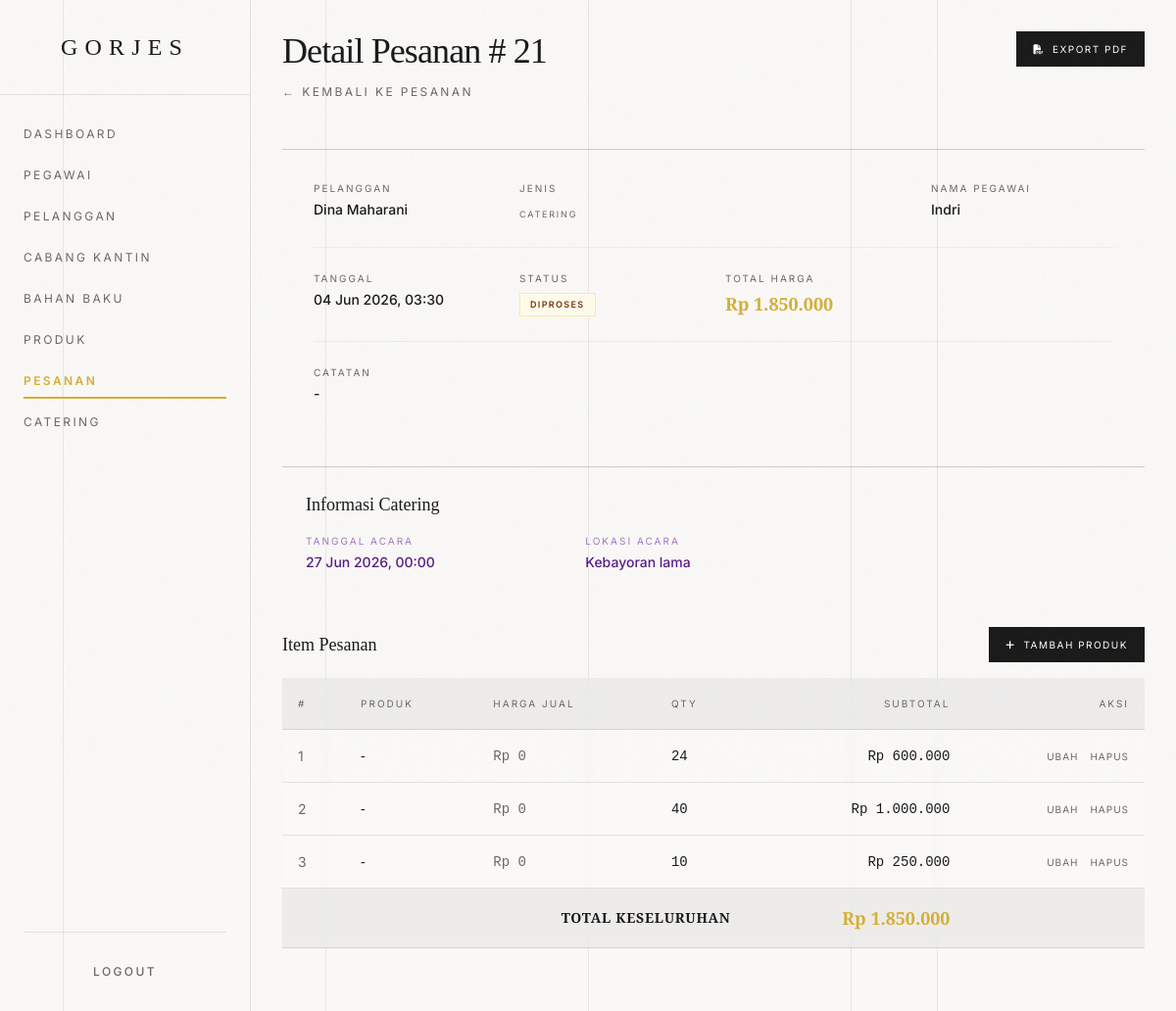
/dashboard/detail_pesanan/detail_pesananlihat.php?id=21 (signed in), run on the app's committed database.
### tables this page shows
create table pesanan
(
    id_pesanan       int auto_increment
        primary key,
    tanggal_pesanan  datetime                    not null,
    status_pesanan   varchar(50)                 not null,
    total_harga      decimal(12, 2) default 0.00 null,
    jenis_pesanan    enum ('Kantin', 'Catering') not null,
    id_pelanggan     int                         not null,
    id_pegawai       int                         not null,
    id_cabang_kantin int                         null,
    id_catering      int                         null,
    catatan          text                        null,
    constraint fk_pesanan_cabang
        foreign key (id_cabang_kantin) references cabang_kantin (id_cabang_kantin)
            on update cascade on delete set null,
    constraint fk_pesanan_catering
        foreign key (id_catering) references catering (id_catering)
            on update cascade on delete set null,
    constraint fk_pesanan_pegawai
        foreign key (id_pegawai) references pegawai (id_pegawai)
            on update cascade,
    constraint fk_pesanan_pelanggan
        foreign key (id_pelanggan) references pelanggan (id_pelanggan)
            on update cascade
);

create table pelanggan
(
    id_pelanggan     int auto_increment
        primary key,
    nama_pelanggan   varchar(100) not null,
    no_telp          varchar(20)  null,
    alamat_pelanggan text         null
);

create table pegawai
(
    id_pegawai   int auto_increment
        primary key,
    nama_pegawai varchar(100) not null,
    jabatan      varchar(50)  null,
    password     varchar(255) not null,
    constraint uq_pegawai_nama unique (nama_pegawai)
);

create table catering
(
    id_catering   int auto_increment
        primary key,
    tanggal_acara date not null,
    lokasi_acara  text not null
);

create table detail_pesanan
(
    id_pesanan int            not null,
    id_produk  int            not null,
    qty        int            not null,
    subtotal   decimal(12, 2) not null,
    primary key (id_pesanan, id_produk),
    constraint fk_detail_pesanan
        foreign key (id_pesanan) references pesanan (id_pesanan)
            on update cascade on delete cascade,
    constraint fk_detail_produk
        foreign key (id_produk) references produk (id_produk)
            on update cascade
);

### dashboard/detail_pesanan/detail_pesananlihat.php (the view, shortened to what this page needs)
<?php
include '../../layouts/config.php';
$id = intval($_GET['id'] ?? 0);
$sql = "SELECT p.*, pel.nama_pelanggan, ck.nama_cabang, ck.alamat_cabang, peg.nama_pegawai, cat.lokasi_acara, cat.tanggal_acara AS tgl_acara
        FROM pesanan p
        LEFT JOIN pelanggan pel ON p.id_pelanggan = pel.id_pelanggan
        LEFT JOIN cabang_kantin ck ON p.id_cabang_kantin = ck.id_cabang_kantin
        LEFT JOIN pegawai peg ON p.id_pegawai = peg.id_pegawai
        LEFT JOIN catering cat ON p.id_catering = cat.id_catering
        WHERE p.id_pesanan = ?";
$stmt = mysqli_prepare($conn, $sql);
mysqli_stmt_bind_param($stmt, 'i', $id);
mysqli_stmt_execute($stmt);
$data = mysqli_fetch_assoc(mysqli_stmt_get_result($stmt));
$sql_d = "SELECT dp.*, pr.nama_produk, pr.harga_jual FROM detail_pesanan dp LEFT JOIN produk pr ON dp.id_produk = pr.id_produk WHERE dp.id_pesanan = ?";
$stmt_d = mysqli_prepare($conn, $sql_d);
mysqli_stmt_bind_param($stmt_d, 'i', $id);
mysqli_stmt_execute($stmt_d);
$result_d = mysqli_stmt_get_result($stmt_d);
$detail_rows = [];
while ($item = mysqli_fetch_assoc($result_d)) {
    $detail_rows[] = $item;
}
include '../../layouts/head.php';
include '../../layouts/menu.php';
?>
<div class="mb-12 relative z-10 flex justify-between items-start">
    <div>
        <h2 class="font-serif text-4xl tracking-tight mb-2">Detail Pesanan #
            <?= htmlspecialchars($data['id_pesanan']) ?>
        </h2>
        <a href="../pesanan/pesananlihat.php"
            class="text-xs tracking-[0.2em] uppercase text-luxury-mutedFg hover:text-luxury-accent transition-colors">←
            Kembali ke Pesanan</a>
    </div>
    <button id="btn-export-pdf" onclick="exportPDF(this)"
        class="h-9 px-4 border border-[#1A1A1A] bg-[#1A1A1A] text-white text-[10px] tracking-[0.15em] uppercase flex items-center gap-2 hover:bg-transparent hover:text-[#1A1A1A] transition-all duration-300 no-print">
        <i class="fas fa-file-pdf"></i> Export PDF
    </button>
</div>
<div class="pdf-content">
    <div class="relative z-10 glass-panel p-8 mb-8 max-w-4xl">
        <div class="grid grid-cols-2 md:grid-cols-4 gap-6">
            <div>
                <p class="text-[10px] tracking-[0.2em] uppercase text-luxury-mutedFg mb-1">Pelanggan</p>
                <p class="text-sm font-medium"><?= htmlspecialchars($data['nama_pelanggan'] ?? '-') ?></p>
            </div>
            <div>
                <p class="text-[10px] tracking-[0.2em] uppercase text-luxury-mutedFg mb-1">Jenis</p>
                <span
                    class="text-[9px] tracking-[0.2em] uppercase text-luxury-mutedFg"><?= htmlspecialchars($data['jenis_pesanan']) ?></span>
            </div>
            <div>
            </div>
            <div>
                <p class="text-[10px] tracking-[0.2em] uppercase text-luxury-mutedFg mb-1">Nama Pegawai</p>
                <p class="text-sm font-medium"><?= htmlspecialchars($data['nama_pegawai'] ?? '-') ?></p>
            </div>
        </div>
        <div class="grid grid-cols-2 md:grid-cols-4 gap-6 mt-6 pt-6 border-t border-luxury-fg/5">
            <div>
                <p class="text-[10px] tracking-[0.2em] uppercase text-luxury-mutedFg mb-1">Tanggal</p>
                <p class="text-sm font-medium"><?= date('d M Y, H:i', strtotime($data['tanggal_pesanan'])) ?></p>
            </div>
            <div>
                <?php
                if ($data['status_pesanan'] === 'Selesai') {
                    $statusBadge = 'text-emerald-800 bg-emerald-50 border border-emerald-200/80';
                } elseif ($data['status_pesanan'] === 'Dibatalkan') {
                    $statusBadge = 'text-rose-800 bg-rose-50 border border-rose-200/80 line-through';
                } else {
                    $statusBadge = 'text-amber-900 bg-amber-50 border border-amber-200/80';
                }
                ?>
                <p class="text-[10px] tracking-[0.2em] uppercase text-luxury-mutedFg mb-1">Status</p>
                <span class="inline-block px-2.5 py-1 text-[9px] tracking-[0.15em] uppercase font-semibold <?= $statusBadge ?>">
                    <?= htmlspecialchars($data['status_pesanan']) ?>
                </span>
            </div>
            <div class="col-span-2">
                <p class="text-[10px] tracking-[0.2em] uppercase text-luxury-mutedFg mb-1">Total Harga</p>
                <p class="text-lg font-serif font-semibold text-luxury-accent">Rp
                    <?= number_format($data['total_harga'], 0, ',', '.') ?>
                </p>
            </div>
        </div>
        <div class="mt-6 pt-6 border-t border-luxury-fg/5">
            <p class="text-[10px] tracking-[0.2em] uppercase text-luxury-mutedFg mb-1">Catatan</p>
            <p class="text-sm font-medium">
                <?= !empty($data['catatan']) ? nl2br(htmlspecialchars($data['catatan'])) : '-' ?>
            </p>
        </div>
    </div>
    <?php if ($data['jenis_pesanan'] === 'Catering' && !empty($data['id_catering'])): ?>
        <div class="relative z-10 glass-panel p-6 mb-8 max-w-4xl">
            <h4 class="font-serif text-lg text-luxury-fg mb-4">Informasi Catering</h4>
            <div class="grid grid-cols-1 md:grid-cols-3 gap-6">
                <div>
                    <p class="text-[10px] tracking-[0.2em] uppercase text-purple-800/60 mb-1">Tanggal Acara</p>
                    <p class="text-sm font-medium text-purple-900">
                        <?= !empty($data['tgl_acara']) ? date('d M Y, H:i', strtotime($data['tgl_acara'])) : '-' ?>
                    </p>
                </div>
                <div>
                    <p class="text-[10px] tracking-[0.2em] uppercase text-purple-800/60 mb-1">Lokasi Acara</p>
                    <p class="text-sm font-medium text-purple-900"><?= htmlspecialchars($data['lokasi_acara'] ?? '-') ?></p>
                </div>
            </div>
        </div>
    <?php endif; ?>
    <div class="overflow-x-auto relative z-10 max-w-4xl mb-8">
        <div class="flex justify-between items-center mb-4">
            <h3 class="font-serif text-lg">Item Pesanan</h3>
            <a href="detail_pesanantambah.php?id_pesanan=<?= $id ?>"
                class="h-9 px-4 border border-[#1A1A1A] bg-[#1A1A1A] text-white text-[10px] tracking-[0.15em] uppercase flex items-center gap-2 hover:bg-transparent hover:text-[#1A1A1A] transition-all duration-300 no-print">
                <i class="fas fa-plus"></i> Tambah Produk
            </a>
        </div>
        <table
            class="w-full text-left text-sm whitespace-nowrap bg-white/20 backdrop-blur-sm rounded-lg overflow-hidden">
            <thead>
                <tr
                    class="border-b border-luxury-fg/10 uppercase text-[10px] tracking-[0.2em] text-luxury-mutedFg bg-black/5">
                    <th class="py-4 px-4 font-normal">#</th>
                    <th class="py-4 px-4 font-normal">Produk</th>
                    <th class="py-4 px-4 font-normal">Harga Jual</th>
                    <th class="py-4 px-4 font-normal">Qty</th>
                    <th class="py-4 px-4 font-normal text-right">Subtotal</th>
                    <th class="py-4 px-4 font-normal text-right">Aksi</th>
                </tr>
            </thead>
            <tbody>
                <?php $no = 1;
                foreach ($detail_rows as $item): ?>
                    <tr class="border-b border-[#1A1A1A]/10 hover:bg-[#F9F8F6] transition-colors duration-300">
                        <td class="py-4 px-4 text-luxury-mutedFg"><?= $no++ ?></td>
                        <td class="py-4 px-4 font-serif"><?= htmlspecialchars($item['nama_produk'] ?? '-') ?></td>
                        <td class="py-4 px-4 font-mono text-luxury-mutedFg">Rp
                            <?= number_format($item['harga_jual'], 0, ',', '.') ?>
                        </td>
                        <td class="py-4 px-4 font-mono"><?= htmlspecialchars($item['qty']) ?></td>
                        <td class="py-4 px-4 text-right font-mono font-medium">Rp
                            <?= number_format($item['subtotal'], 0, ',', '.') ?>
                        </td>
                        <td class="py-4 px-4 text-right space-x-2">
                            <?php
                            $item_url_params = 'id_pesanan=' . urlencode($id) . '&id_produk=' . urlencode($item['id_produk']);
                            ?>
                            <a href="detail_pesananubah.php?<?= $item_url_params ?>"
                                class="text-[10px] uppercase tracking-widest text-luxury-mutedFg hover:text-luxury-accent transition-colors">Ubah</a>
                            <a href="detail_pesananhapus.php?<?= $item_url_params ?>"
                                class="text-[10px] uppercase tracking-widest text-luxury-mutedFg hover:text-red-700 transition-colors">Hapus</a>
                        </td>
                    </tr>
                <?php endforeach; ?>
                <tr class="bg-black/5">
                    <td colspan="4"
                        class="py-4 px-4 text-right font-serif font-semibold text-sm uppercase tracking-wider">
                        Total Keseluruhan</td>
                    <td class="py-4 px-4 text-right font-serif font-semibold text-lg text-luxury-accent">Rp
                        <?= number_format($data['total_harga'], 0, ',', '.') ?>
                    </td>
                    <td></td>
                </tr>
            </tbody>
        </table>
    </div>
</div>
<?php include '../../layouts/footer.php';
include '../../layouts/vendor-scripts.php'; ?>

### layouts/head.php (style rules this page uses)
body { background-color: #F9F8F6; color: #1A1A1A; border-radius: 0px !important; }
* { border-radius: 0px !important; }
.glass-panel { background: transparent; border: none; border-top: 1px solid rgba(26, 26, 26, 0.2); box-shadow: none; transition: background-color 0.5s ease; }
table { border-radius: 0; border-collapse: collapse; background: transparent; box-shadow: none; border: none; }
th, td { border-bottom: 1px solid rgba(26,26,26,0.1) !important; }
th { background: transparent; }

### data on the page
pesanan: id_pesanan "21", id_pelanggan.nama_pelanggan "Dina Maharani", jenis_pesanan "CATERING", id_pegawai.nama_pegawai "Indri", tanggal_pesanan "04 Jun 2026, 03:30", status_pesanan "DIPROSES", total_harga "1.850.000", id_catering.tanggal_acara "27 Jun 2026, 00:00", id_catering.lokasi_acara "Kebayoran lama"
detail_pesanan: nama_produk "-", harga_jual "0", qty "24", subtotal "600.000"
detail_pesanan: nama_produk "-", harga_jual "0", qty "40", subtotal "1.000.000"
detail_pesanan: nama_produk "-", harga_jual "0", qty "10", subtotal "250.000"
